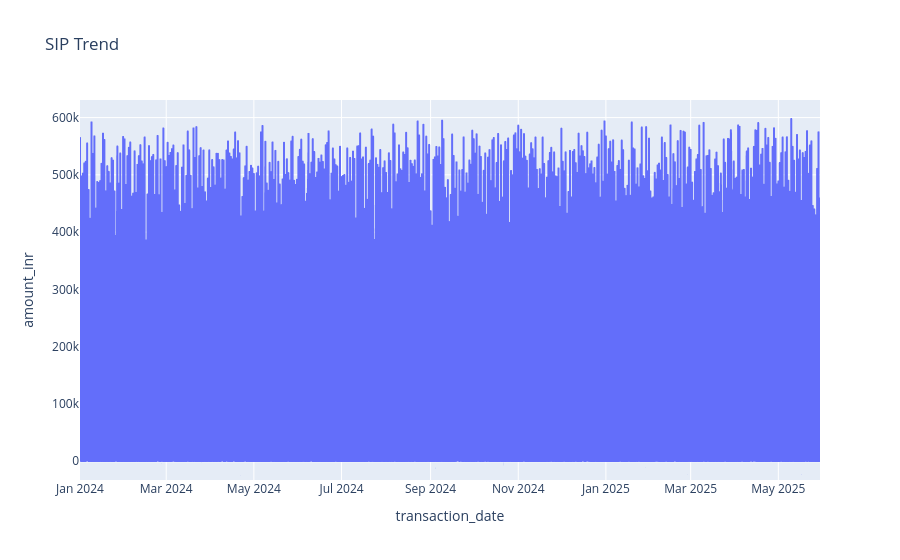

The code cell stored with this chart in its notebook:
### Code cell
fig = px.line(txn, x="transaction_date", y="amount_inr", title="SIP Trend")
fig.show()

### Figure 1 — Plotly figure (JSON) as saved in the notebook; plotly's stock layout.template omitted (floating-point values rounded to 4 significant figures; data arrays with more than 128 entries replaced by an {"elided": "..."} marker saying what was removed)
{"data": [{"hovertemplate": "transaction_date=%{x}<br>amount_inr=%{y}<extra></extra>", "legendgroup": "", "line": {"color": "#636efa", "dash": "solid"}, "marker": {"symbol": "circle"}, "mode": "lines", "name": "", "showlegend": false, "type": "scattergl", "x": {"elided": "32778 str values"}, "xaxis": "x", "y": {"elided": "32778 int values"}, "yaxis": "y"}], "layout": {"legend": {"tracegroupgap": 0}, "title": {"text": "SIP Trend"}, "xaxis": {"anchor": "y", "domain": [0, 1], "title": {"text": "transaction_date"}}, "yaxis": {"anchor": "x", "domain": [0, 1], "title": {"text": "amount_inr"}}}}
